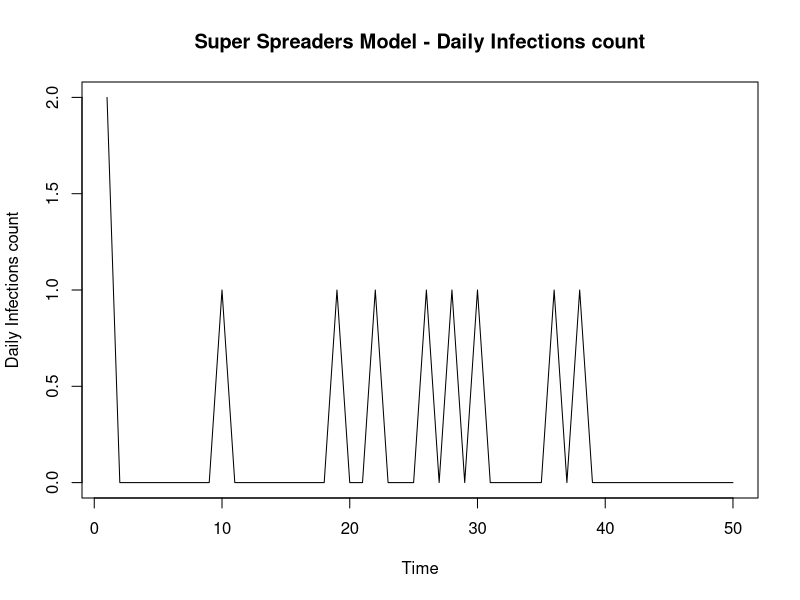

The R script that drew this image:
#Epidemic Modelling Functions
#-Simulations fucntions
#- Likelihood Functions

#*********************************************************
#*Simulation Functions

#Baseline simulation
simulate_branching = function(num_days, r0, shape_gamma, scale_gamma) {
  
  'Baseline simulation model'
  #Set up
  vec_infecteds = vector('numeric', num_days)
  vec_infecteds[1] = 2
  
  #Infectiousness (Discrete gamma) - I.e 'Infectiousness Pressure' - Sum of all people
  #Explanation: Gamma is a continuous function so integrate over the density at that point in time (today - previous day)
  prob_infect = pgamma(c(1:num_days), shape = shape_gamma, scale = scale_gamma) - pgamma(c(0:(num_days-1)), shape = shape_gamma, scale = scale_gamma)
  
  #Days of Infection Spreading
  for (t in 2:num_days) {
    
    #Total rate
    tot_rate = r0*sum(vec_infecteds[1:(t-1)]*rev(prob_infect[1:(t-1)])) #Product of infecteds & their probablilty of infection along the gamma dist at that point in time
    vec_infecteds[t] = rpois(1, tot_rate) #Assuming number of cases each day follows a poisson distribution. Causes jumps in data 
  }
  
  vec_infecteds
}

#*******************************************************
#Super-spreading simulation
simulate_branching_ss = function(num_days, shape_gamma, scale_gamma, alphaX, betaX, gammaX) {
  'Simulate an epidemic with Superspreading events
  prop_ss = Proportion of superspreading days
  magnitude_ss = increased rate of superspreading event'
  
  #Set up
  total_infecteds = vector('numeric', num_days)
  nsse_infecteds = vector('numeric', num_days)
  sse_infecteds = vector('numeric', num_days)
  total_infecteds[1] = 2
  nsse_infecteds[1] = 2
  sse_infecteds[1] = 0
  
  #Infectiousness (Discrete gamma) - I.e 'Infectiousness Pressure' - Sum of all people
  #Explanation: Gamma is a continuous function so integrate over the density at that point in time (today - previous day)
  prob_infect = pgamma(c(1:num_days), shape = shape_gamma, scale = scale_gamma) - pgamma(c(0:(num_days-1)), shape = shape_gamma, scale = scale_gamma)
  
  #Days of Infection Spreading
  for (t in 2:num_days) {
    
    #Regular infecteds (tot_rate = lambda) fix notation
    lambda_t = sum(total_infecteds[1:(t-1)]*rev(prob_infect[1:(t-1)])) #Eg. Today is day 10. Infected on day 1. Current Infectiousness is t - day_infected 
    tot_rate = alphaX*lambda_t #Product of infecteds & their probablilty of infection along the gamma dist at that point in time
    nsse_infecteds[t] = rpois(1, tot_rate) #Assuming number of cases each day follows a poisson distribution. Causes jumps in data 
    
    #Super-spreaders
    sse_infecteds[t] = rnbinom(1, betaX*lambda_t, 1/(1 + gammaX)) #z_t: Total infecteds due to super-spreading event - num of events x Num individuals
    
    #Total 
    total_infecteds[t] = nsse_infecteds[t] + sse_infecteds[t]
  }
  
  total_infecteds
}
# 
# #********
# # #*Implement
# num_days = 50
# #lambda params
# shape_gamma = 6
# scale_gamma = 1
# #params
# alphaX = 0.8 #Without ss event, ~r0.
# betaX = 0.1
# gammaX = 10
# true_r0 = alphaX + betaX*gammaX
# true_r0
# #Epidemic data
# sim_data = simulate_branching_ss(num_days, shape_gamma, scale_gamma, alphaX, betaX, gammaX)
# plot.ts(sim_data, ylab = 'Daily Infections', main = paste('Super - Spreading Events model - Daily Infections count, true R0 = ', true_r0))
# par(mfrow = c(2,1))

#*******************************************************
#Super-spreading simulation
simulate_ss_poisson = function(num_days, shape_gamma, scale_gamma, alphaX, betaX, gammaX) {
  'Simulate an epidemic with Superspreading events
  prop_ss = Proportion of superspreading days
  magnitude_ss = increased rate of superspreading event'
  
  #Set up
  total_infecteds = vector('numeric', num_days)
  nsse_infecteds = vector('numeric', num_days)
  sse_infecteds = vector('numeric', num_days)
  total_infecteds[1] = 2
  nsse_infecteds[1] = 2
  sse_infecteds[1] = 0
  
  #Infectiousness (Discrete gamma) - I.e 'Infectiousness Pressure' - Sum of all people
  #Explanation: Gamma is a continuous function so integrate over the density at that point in time (today - previous day)
  prob_infect = pgamma(c(1:num_days), shape = shape_gamma, scale = scale_gamma) - pgamma(c(0:(num_days-1)), shape = shape_gamma, scale = scale_gamma)
  
  #Days of Infection Spreading
  for (t in 2:num_days) {
    
    #Regular infecteds (tot_rate = lambda) fix notation
    lambda_t = sum(total_infecteds[1:(t-1)]*rev(prob_infect[1:(t-1)])) #?Why is it the reversed probability - given the way prob_infect is written
    tot_rate = alphaX*lambda_t #Product of infecteds & their probablilty of infection along the gamma dist at that point in time
    nsse_infecteds[t] = rpois(1, tot_rate) #Assuming number of cases each day follows a poisson distribution. Causes jumps in data 
    
    #Super-spreaders
    n_t = rpois(1, betaX*lambda_t) #Number of super-spreading events (beta)
    sse_infecteds[t] = rpois(1, gammaX*n_t) #z_t: Total infecteds due to super-spreading event - num of events x Num individuals
    
    total_infecteds[t] = nsse_infecteds[t] + sse_infecteds[t]
  }
  
  total_infecteds
}

#*Implement
# num_days = 50
# #lambda params
# shape_gamma = 6
# scale_gamma = 1
# #params
# alphaX = 1.2 #Without ss event, ~r0. 
# betaX = 0.5
# gammaX = 10
# #Epidemic data
# sim_data2 = simulate_ss_poisson(num_days, shape_gamma, scale_gamma, alphaX, betaX, gammaX)
# plot.ts(sim_data2, ylab = 'Daily Infections count', main = 'Daily Infections count')


#*******************************************************
#Super-spreaders simulation
simulation_super_spreaders = function(num_days, shape_gamma, scale_gamma, aX, bX, ss_mult) {
  'Simulate an epidemic with Superspreading events
  prop_ss = Proportion of superspreading days
  magnitude_ss = increased rate of superspreading event'
  
  #Set up
  total_infecteds = vector('numeric', num_days)
  nss_infecteds = vector('numeric', num_days)
  ss_infecteds = vector('numeric', num_days)
  total_infecteds[1] = 2
  nss_infecteds[1] = 2
  ss_infecteds[1] = 0 
  
  #Infectiousness (Discrete gamma) - I.e 'Infectiousness Pressure' - Sum of all people
  #Explanation: Gamma is a continuous function so integrate over the density at that point in time (today - previous day)
  prob_infect = pgamma(c(1:num_days), shape = shape_gamma, scale = scale_gamma) - pgamma(c(0:(num_days-1)), shape = shape_gamma, scale = scale_gamma)
  
  #Days of Infection Spreading
  for (t in 2:num_days) {
    
    #Regular infecteds (tot_rate = lambda) fix notation
    lambda_t = sum((total_infecteds[1:(t-1)] + ss_mult*ss_infecteds[1:(t-1)])*rev(prob_infect[1:(t-1)])) #?Why is it the reversed probability - given the way prob_infect is written. Product of infecteds & their probablilty of infection along the gamma dist at that point in time
    nss_infecteds[t] = rpois(1, aX*lambda_t) #Assuming number of cases each day follows a poisson distribution. Causes jumps in data 
    ss_infecteds[t] = rpois(1, bX*lambda_t)
    total_infecteds[t] = nss_infecteds[t] + ss_infecteds[t]
  }
  
  total_infecteds
}

#*Implement
num_days = 50
#lambda params
shape_gamma = 6
scale_gamma = 1
#params
aX = 0.8 #1.1 #Without ss event, ~r0.
bX = 0.1 #0.2
ss_mult = 10 #8
#Epidemic data
sim_data2 = simulation_super_spreaders(num_days, shape_gamma, scale_gamma, aX, bX, ss_mult)
plot.ts(sim_data2, ylab = 'Daily Infections count', main = 'Super Spreaders Model - Daily Infections count')

###################################################################################
# MODELS!

###############################
# BASELINE

#Likelihood (log)
log_like <- function(y, r0_dash){
  
  #Params
  num_days = length(y)
  shape_gamma = 6
  scale_gamma = 1
  
  #Infectiousness (Discrete gamma)
  prob_infect = pgamma(c(1:num_days), shape = shape_gamma, scale = scale_gamma) - pgamma(c(0:(num_days-1)), shape = shape_gamma, scale = scale_gamma)
  logl = 0
  
  for (t in 2:num_days) {
    
    lambda = r0_dash*sum(y[1:t-1]*rev(prob_infect[1:t-1]))
    logl = logl + y[t]*log(lambda) - lambda
    
  }
  
  logl
  
}

#*******************************************************************************
#SUPER-SPREADING MODEL

#Log Likelihood 
log_like_ss <- function(x, alphaX, betaX, gammaX){
  
  #Params
  num_days = length(x)
  shape_gamma = 6
  scale_gamma = 1
  
  #Infectiousness (Discrete gamma) i,e Prob less than x2 - prob less than x1; the area in between 
  prob_infect = pgamma(c(1:num_days), shape = shape_gamma, scale = scale_gamma) - pgamma(c(0:(num_days-1)), shape = shape_gamma, scale = scale_gamma)
  logl = 0
  
  for (t in 2:num_days) {
    
    lambda_t = sum(x[1:(t-1)]*rev(prob_infect[1:(t-1)]))
    inner_sum_xt = 0
    
    for (y_t in 0:x[t]){ #Sum for all values of y_t
      
      #Log likelihood
      inner_sum_xt = (inner_sum_xt + exp(-alphaX*lambda_t)*(1/factorial(y_t))*(alphaX*lambda_t)^y_t*
                        (gamma((x[t] - y_t) + betaX*lambda_t))/(gamma(betaX*lambda_t)*
                                                                  factorial(x[t] - y_t))*(1/(gammaX +1))^(betaX*lambda_t)*
                        (gammaX/(gammaX + 1))^(x[t] - y_t))
      
    } 
    
    logl = logl + log(inner_sum_xt) 
    
  }
  
  logl
  
}

#*****************************************************
#Log Likelihood - log-exp-sum trick 
log_like_ss_lse <- function(x, alphaX, betaX, gammaX){
  
  #Params
  num_days = length(x)
  shape_gamma = 6
  scale_gamma = 1
  
  #Infectiousness (Discrete gamma)
  prob_infect = pgamma(c(1:num_days), shape = shape_gamma, scale = scale_gamma) - pgamma(c(0:(num_days-1)),
                                                                                         shape = shape_gamma, scale = scale_gamma)
  logl = 0 
  
  for (t in 2:num_days) {
    
    #print(t)
    lambda_t = sum(x[1:(t-1)]*rev(prob_infect[1:(t-1)]))
    
    if(x[t] == 0){ #y_t also equal to zero
      
      #L(x_i) for y_t, x_t = 0
      logl = logl -(alphaX*lambda_t) - 
        (betaX*lambda_t*log(gammaX +1))
      
    } else {
      
      #Terms in inner sum
      inner_sum_vec <- vector('numeric', x[t])
      
      for (y_t in 0:x[t]){ #Sum for all values of y_t up to x_t
        
        #Store inner L(x_i) term in vector position
        inner_sum_vec[y_t + 1] = (-(alphaX*lambda_t) - lfactorial(y_t) + y_t*log(alphaX*lambda_t) +
                                    lgamma((x[t] - y_t) + (betaX*lambda_t)) - lgamma(betaX*lambda_t) - 
                                    lfactorial(x[t] - y_t) - (betaX*lambda_t*log(gammaX +1)) + 
                                    (x[t] - y_t)*log(gammaX) -(x[t] - y_t)*log(gammaX + 1))
        
      }
      
      #Calculate max element in inner vector, for all y_t for a given t, x[t]
      lx_max = max(inner_sum_vec)
      
      #Calculate lse
      lse = lx_max + log(sum(exp(inner_sum_vec - lx_max) ))
      
      #Add to overall log likelihood 
      logl = logl + lse 
      
    }
    
  }
  
  logl
  
}

#*********************************************************************************************
#* Log Likelihood - Using package distribution functions
log_like_ss_R_funcs <- function(x, alphaX, betaX, gammaX){
  
  'Calculate the log likelihood on the simulated data using package distribution functions in R'
  
  #Params
  num_days = length(x)
  shape_gamma = 6
  scale_gamma = 1
  logl = 0
  
  #Infectiousness (Discrete gamma)
  prob_infect = pgamma(c(1:num_days), shape = shape_gamma, scale = scale_gamma) - pgamma(c(0:(num_days-1)), shape = shape_gamma, scale = scale_gamma)
  
  #Over all timepoints
  for (t in 2:num_days) {
    
    lambda_t = sum(x[1:(t-1)]*rev(prob_infect[1:(t-1)]))
    inner_sum = 0
    
    #Sum for all values of y_t
    for (y_t in 0:x[t]){ 
      
      #Log likelihood
      prob_yt = dpois(y_t, alphaX*lambda_t)
      #cat("prob_yt, dpois : ", prob_yt, "\n")
      
      prob_zt = s(x[t] - y_t, betaX*lambda_t, 1/(1 + gammaX))
      #cat("prob_zt, dnbinom : ", prob_zt, "\n")
      
      prob_xt = prob_zt*prob_yt
      inner_sum = inner_sum + prob_xt
      #cat("prob_xt, : ", prob_xt, "\n")
      
    } 
    
    #cat("log(prob_xt), : ", log(prob_xt), "\n")
    logl = logl + log(inner_sum) 
    #cat("logl, : ", logl, "\n")
    
  }
  
  logl
}

################################################################################
# Plot MCMC Total Results
################################################################################

plot_mcmc_results <- function(sim_data, mcmc_params, true_r0, 
                              dist_type, total_time, seed_count, prior, beta_gamma_flag){
  
  #Plot Set up
  plot.new()
  par(mfrow=c(3,4))
  
  #Extract params
  alpha_mcmc = mcmc_params[1]
  alpha_mcmc = unlist(alpha_mcmc)
  
  beta_mcmc = mcmc_params[2]
  beta_mcmc = unlist(beta_mcmc)
  
  gamma_mcmc = mcmc_params[3]
  gamma_mcmc = unlist(gamma_mcmc)
  
  r0_mcmc = mcmc_params[4]
  r0_mcmc = unlist(r0_mcmc)
  
  #Cumulative means + param sample limits
  #r0
  r0_mean = cumsum(r0_mcmc)/seq_along(r0_mcmc)
  r0_lim = max(true_r0, max(r0_mcmc))
  r0_lim2 = max(true_r0, r0_mean)
  
  #alpha
  alpha_mean = cumsum(alpha_mcmc)/seq_along(alpha_mcmc)
  a_lim =  max(alphaX, max(alpha_mcmc))
  a_lim2 =  max(alphaX, alpha_mean)
  
  #beta
  beta_mean = cumsum(beta_mcmc)/seq_along(beta_mcmc)
  b_lim = max(betaX, max(beta_mcmc))
  b_lim2 = max(betaX, beta_mean)
  
  #gamma
  gamma_mean = cumsum(gamma_mcmc)/seq_along(gamma_mcmc)
  g_lim =  max(gammaX, max(gamma_mcmc))
  g_lim2 =  max(gammaX, gamma_mean) 
  
  #Beta-gamma
  if (beta_gamma_flag){
    b_g_a_rate = mcmc_params[14]
    b_g_a_rate = round(unlist(b_g_a_rate), 2)
  } else {
    b_g_a_rate = 0
  }
  
  #***********
  #* Plots *
  
  #i.Infections
  plot.ts(sim_data, xlab = 'Time', ylab = 'Daily Infections count',
          main = paste(seed_count, "Day Infts SS Evnts", dist_type, "r0 = ", true_r0),
          cex.lab=1.5, cex.axis=1.5, cex.main=1.5, cex.sub=1.5)
  
  #ii. MCMC Trace Plots
  plot.ts(alpha_mcmc, ylab = 'alpha', ylim=c(0, a_lim),
          main = paste("MCMC SS Events, true alpha = ", alphaX),
          cex.lab=1.5, cex.axis=1.5, cex.main=1.5, cex.sub=1.5)
  abline(h = alphaX, col = 'green', lwd = 2)
  
  plot.ts(beta_mcmc, ylab = 'beta', ylim=c(0, b_lim),
          main = paste("MCMC SS Events, true beta = ", betaX),
          cex.lab=1.5, cex.axis=1.5, cex.main=1.5, cex.sub=1.5)
  abline(h = betaX, col = 'green', lwd = 2)
  
  plot.ts(gamma_mcmc,  ylab = 'gamma', ylim=c(0,g_lim),
          main = paste("MCMC SS Events, true gamma = ", gammaX),
          cex.lab=1.5, cex.axis=1.5, cex.main=1.5, cex.sub=1.5)
  abline(h = gammaX, col = 'green', lwd = 2)
  #plot.ts(r0_mcmc,  ylab = 'r0', main = paste("MCMC SS Events, true r0 = ", r0_true))
  
  #iii. Cumulative mean plots
  #r0 Mean
  plot2 = plot(seq_along(r0_mean), r0_mean,
               ylim=c(0, r0_lim),
               xlab = 'Time', ylab = 'R0', main = paste("R0 MCMC Mean, True R0 = ", true_r0),
               cex.lab=1.5, cex.axis=1.5, cex.main=1.5, cex.sub=1.5)
  print(plot2)
  abline(h = true_r0, col = 'orange', lwd = 2)
  
  #alpha mean
  plot2 = plot(seq_along(alpha_mean), alpha_mean,
               ylim=c(0, a_lim),
               xlab = 'Time', ylab = 'alpha', main = paste("Alpha MCMC mean, True alpha = ",alphaX),
               cex.lab=1.5, cex.axis=1.5, cex.main=1.5, cex.sub=1.5)
  print(plot2)
  abline(h = alphaX, col = 'red', lwd = 2)
  
  #beta mean
  plot2 = plot(seq_along(beta_mean), beta_mean,
               ylim=c(0, b_lim),
               xlab = 'Time', ylab = 'beta', main = paste("Beta MCMC mean, True beta = ",betaX),
               cex.lab=1.5, cex.axis=1.5, cex.main=1.5, cex.sub=1.5)
  print(plot2)
  abline(h = betaX, col = 'blue', lwd = 2)
  
  #gamma Mean
  plot2 = plot(seq_along(gamma_mean), gamma_mean,
               xlab = 'Time', ylab = 'gamma', main = paste("Gamma MCMC mean, True gamma = ",gammaX),
               ylim=c(0, g_lim),
               cex.lab=1.5, cex.axis=1.5, cex.main=1.5, cex.sub=1.5)
  print(plot2)
  abline(h = gammaX, col = 'green', lwd = 2)
  
  #iv. Param Histograms (Plots 9,11,12)
  hist(r0_mcmc, freq = FALSE, breaks = 100,
       xlab = 'R0 total', #ylab = 'Density', 
       main = paste('R0 total MCMC samples. Prior = ', prior),
       xlim=c(0, r0_lim),
       cex.lab=1.5, cex.axis=1.5, cex.main=1.5, cex.sub=1.5)
  abline(v = true_r0, col = 'orange', lwd = 2)
  
  #v. Beta vs gamma
  plot(beta_mcmc, gamma_mcmc,
       xlab = 'beta', ylab = 'gamma', main = 'Beta vs Gamma',
       cex.lab=1.5, cex.axis=1.5, cex.main=1.5, cex.sub=1.5)
  
  #Hist Beta 
  hist(beta_mcmc, freq = FALSE, breaks = 100,
       xlab = 'beta', #ylab = 'Density', 
       main = paste("Beta, True beta = ", betaX), 
       xlim=c(0, b_lim),
       cex.lab=1.5, cex.axis=1.5, cex.main=1.5, cex.sub=1.5)
  abline(v = betaX, col = 'blue', lwd = 2)
  
  #Hist Gamma 
  hist(gamma_mcmc, freq = FALSE, breaks = 100,
       xlab = 'gamma', #ylab = 'Density', 
       main = paste("Gamma, True gamma = ", gammaX),
       xlim=c(0, g_lim),
       cex.lab=1.5, cex.axis=1.5, cex.main=1.5, cex.sub=1.5)
  abline(v = gammaX, col = 'green', lwd = 2)
  
  #Final Mean Stats
  data_10_pc = 0.1*n
  a_mcmc_mean = round(mean(alpha_mcmc[n-data_10_pc:n]), 2)
  b_mcmc_mean = round(mean(beta_mcmc[n-data_10_pc:n]), 2)
  g_mcmc_mean = round(mean(gamma_mcmc[n-data_10_pc:n]), 2)
  r0_mcmc_mean = round(mean(r0_mcmc[n-data_10_pc:n]), 2)
  
  #Results
  df_results <- data.frame(
    alpha = alphaX,
    a_mc = a_mcmc_mean,
    beta = betaX,
    b_mc = b_mcmc_mean,
    gamma = gammaX,
    g_mc = g_mcmc_mean,
    R0 = true_r0, 
    R0_mc = r0_mcmc_mean,
    accept_rate_a = round(mcmc_params[[5]],2),
    a_rte_b = round(mcmc_params[[6]], 2),
    a_rte_g = round(mcmc_params[[7]],2),
    b_g_a_rate = b_g_a_rate, 
    tot_time = total_time) 
  
  print(df_results)
  
}

#****************
#MCMC Plots 4x4
plot_mcmc_x4_II <- function(sim_data, mcmc_params, true_r0, dist_type,
                            total_time, seed_count, prior, max_sum_val, model_crit = TRUE, joint = TRUE){
  
  #Plot Set up
  plot.new()
  
  if (joint){
    par(mfrow=c(4,4))
  } else {
    par(mfrow=c(3,4))
  }
  
  
  #Extract params
  alpha_mcmc = mcmc_params[1]
  alpha_mcmc = unlist(alpha_mcmc)
  
  beta_mcmc = mcmc_params[2]
  beta_mcmc = unlist(beta_mcmc)
  
  gamma_mcmc = mcmc_params[3]
  gamma_mcmc = unlist(gamma_mcmc)
  
  r0_mcmc = mcmc_params[4]
  r0_mcmc = unlist(r0_mcmc)
  
  #Cumulative means + param sample limits
  #r0
  r0_mean = cumsum(r0_mcmc)/seq_along(r0_mcmc)
  r0_lim = max(true_r0, max(r0_mcmc))
  r0_lim2 = max(true_r0, r0_mean)
  
  #alpha
  alpha_mean = cumsum(alpha_mcmc)/seq_along(alpha_mcmc)
  a_lim =  max(alphaX, max(alpha_mcmc))
  a_lim2 =  max(alphaX, alpha_mean)
  
  #beta
  beta_mean = cumsum(beta_mcmc)/seq_along(beta_mcmc)
  b_lim = max(betaX, max(beta_mcmc))
  b_lim2 = max(betaX, beta_mean)
  
  #gamma
  gamma_mean = cumsum(gamma_mcmc)/seq_along(gamma_mcmc)
  g_lim =  max(gammaX, max(gamma_mcmc))
  g_lim2 =  max(gammaX, gamma_mean) 
  
  
  #***********
  #* Plots *
  
  #i.Infections
  plot.ts(sim_data, xlab = 'Time', ylab = 'Daily Infections count',
          main = paste(seed_count, "Day Infts SS Evnts", dist_type, "r0 = ", true_r0),
          cex.lab=1.5, cex.axis=1.5, cex.main=1.5, cex.sub=1.5)
  
  #ii. MCMC Trace Plots
  plot.ts(alpha_mcmc, ylab = 'alpha', ylim=c(0, a_lim),
          main = paste("MCMC SS Events, true alpha = ", alphaX),
          cex.lab=1.5, cex.axis=1.5, cex.main=1.5, cex.sub=1.5)
  abline(h = alphaX, col = 'red', lwd = 2) #True = green
  #lines(seq_along(like_a), like_a, col = 'red')
  #lines(seq_along(prior_a), prior_a, col = 'blue')
  
  plot.ts(beta_mcmc, ylab = 'beta', ylim=c(0, b_lim),
          main = paste("MCMC SS Events, true beta = ", betaX),
          cex.lab=1.5, cex.axis=1.5, cex.main=1.5, cex.sub=1.5)
  abline(h = betaX, col = 'blue', lwd = 2) #True = green
  
  plot.ts(gamma_mcmc,  ylab = 'gamma', ylim=c(0,g_lim),
          main = paste("MCMC SS Events, true gamma = ", gammaX),
          cex.lab=1.5, cex.axis=1.5, cex.main=1.5, cex.sub=1.5)
  abline(h = gammaX, col = 'green', lwd = 2) #True = green
  
  #plot.ts(r0_mcmc,  ylab = 'r0', main = paste("MCMC SS Events, true r0 = ", r0_true))
  
  #Title
  text(line2user(line=mean(par('mar')[c(2, 4)]), side=2), 
       line2user(line=2, side=3), paste('MCMC SS, True R0:', true_r0, 'Prior = ', prior), xpd=NA, cex=2, font=2)
  
  #iii. Cumulative mean plots
  #r0 Mean
  plot2 = plot(seq_along(r0_mean), r0_mean,
               ylim=c(0, r0_lim),
               xlab = 'Time', ylab = 'R0', main = paste("R0 MCMC Mean, True R0 = ", true_r0),
               cex.lab=1.5, cex.axis=1.5, cex.main=1.5, cex.sub=1.5)
  print(plot2)
  abline(h = true_r0, col = 'orange', lwd = 2)
  
  #alpha mean
  plot2 = plot(seq_along(alpha_mean), alpha_mean,
               ylim=c(0, a_lim),
               xlab = 'Time', ylab = 'alpha', main = paste("Alpha MCMC mean, True alpha = ",alphaX),
               cex.lab=1.5, cex.axis=1.5, cex.main=1.5, cex.sub=1.5)
  print(plot2)
  abline(h = alphaX, col = 'red', lwd = 2)
  #lines(seq_along(like_a_mean), like_a_mean, col = 'red')
  #lines(seq_along(prior_a_mean), prior_a_mean, col = 'blue')
  
  #beta mean
  plot2 = plot(seq_along(beta_mean), beta_mean,
               ylim=c(0, b_lim),
               xlab = 'Time', ylab = 'beta', main = paste("Beta MCMC mean, True beta = ",betaX),
               cex.lab=1.5, cex.axis=1.5, cex.main=1.5, cex.sub=1.5)
  print(plot2)
  abline(h = betaX, col = 'blue', lwd = 2)
  
  #gamma Mean
  plot2 = plot(seq_along(gamma_mean), gamma_mean,
               xlab = 'Time', ylab = 'gamma', main = paste("Gamma MCMC mean, True gamma = ",gammaX),
               ylim=c(0, g_lim),
               cex.lab=1.5, cex.axis=1.5, cex.main=1.5, cex.sub=1.5)
  print(plot2)
  abline(h = gammaX, col = 'green', lwd = 2)
  
  #iv. Param Histograms (Plots 9,11,12)
  hist(r0_mcmc, freq = FALSE, breaks = 100,
       xlab = 'R0 total', #ylab = 'Density', 
       main = paste('R0 total MCMC samples. Prior = ', prior),
       xlim=c(0, r0_lim),
       cex.lab=1.5, cex.axis=1.5, cex.main=1.5, cex.sub=1.5)
  abline(v = true_r0, col = 'orange', lwd = 2)
  
  # #v. Beta vs gamma
  # plot(beta_mcmc, gamma_mcmc,
  #      xlab = 'beta', ylab = 'gamma', main = 'Beta vs Gamma',
  #      cex.lab=1.5, cex.axis=1.5, cex.main=1.5, cex.sub=1.5)
  
  #Hist alpha 
  hist(alpha_mcmc, freq = FALSE, breaks = 100,
       xlab = 'alpha', #ylab = 'Density', 
       main = paste("alpha, True alpha = ", alphaX), 
       xlim=c(0, a_lim),
       cex.lab=1.5, cex.axis=1.5, cex.main=1.5, cex.sub=1.5)
  abline(v = alphaX, col = 'red', lwd = 2)
  #Prior
  # x <- seq(from = 0, to = 20, by = 0.05)
  # exp1 = dexp(x, 1)
  # lines(seq_along(exp1), exp1, type = 'l')
  
  
  #Hist Beta 
  hist(beta_mcmc, freq = FALSE, breaks = 100,
       xlab = 'beta', #ylab = 'Density', 
       main = paste("Beta, True beta = ", betaX), 
       xlim=c(0, b_lim),
       cex.lab=1.5, cex.axis=1.5, cex.main=1.5, cex.sub=1.5)
  abline(v = betaX, col = 'blue', lwd = 2)
  #Prior
  # x <- seq(from = 0, to = 20, by = 0.05)
  # exp1 = dexp(x, 1)
  # lines(seq_along(exp1), exp1, type = 'l')
  
  
  #Hist Gamma 
  hist(gamma_mcmc, freq = FALSE, breaks = 100,
       xlab = 'gamma', #ylab = 'Density', 
       main = paste("Gamma, True gamma = ", gammaX),
       xlim=c(0, g_lim),
       cex.lab=1.5, cex.axis=1.5, cex.main=1.5, cex.sub=1.5)
  abline(v = gammaX, col = 'green', lwd = 2)
  #Prior
  # x <- seq(from = 0, to = 20, by = 0.05)
  # exp1 = 1 + dexp(x, 1)
  # lines(seq_along(exp1), exp1, type = 'l')
  
  #Final Mean Stats
  data_10_pc = 0.5*n #50%
  a_mcmc_mean = round(mean(alpha_mcmc[n-data_10_pc:n]), 2)
  b_mcmc_mean = round(mean(beta_mcmc[n-data_10_pc:n]), 2)
  g_mcmc_mean = round(mean(gamma_mcmc[n-data_10_pc:n]), 2)
  r0_mcmc_mean = round(mean(r0_mcmc[n-data_10_pc:n]), 2)
  
  #Joint distrbutions
  if (model_crit){
    
    model_criticism(mcmc_params, sim_data, max_sum_val)
  }
  
  #Joint distrbutions
  if (joint){
    
    # #v. r0 vs beta
    # plot(beta_mcmc, r0_mcmc,
    #      xlab = 'beta', ylab = 'R0', main = 'Beta vs R0',
    #      cex.lab=1.5, cex.axis=1.5, cex.main=1.5, cex.sub=1.5)
    
    #v. alpha vs beta
    plot(alpha_mcmc, beta_mcmc,
         xlab = 'alpha', ylab = 'beta', main = 'alpha vs Beta',
         cex.lab=1.5, cex.axis=1.5, cex.main=1.5, cex.sub=1.5)
    
    #v. alpha vs gamma
    plot(alpha_mcmc, gamma_mcmc,
         xlab = 'alpha', ylab = 'gamma', main = 'alpha vs gamma',
         cex.lab=1.5, cex.axis=1.5, cex.main=1.5, cex.sub=1.5)
    
    #v. beta vs gamma
    plot(beta_mcmc, gamma_mcmc,
         xlab = 'beta', ylab = 'gamma', main = 'Beta vs gamma',
         cex.lab=1.5, cex.axis=1.5, cex.main=1.5, cex.sub=1.5)
  }
  
  #Results
  df_results <- data.frame(
    alpha = alphaX,
    a_mc = a_mcmc_mean,
    beta = betaX,
    b_mc = b_mcmc_mean,
    gamma = gammaX,
    g_mc = g_mcmc_mean,
    R0 = true_r0, 
    R0_mc = r0_mcmc_mean,
    accept_rate_a = round(mcmc_params[[5]],2),
    a_rte_b = round(mcmc_params[[6]], 2),
    a_rte_g = round(mcmc_params[[7]],2),
    a_rte_b_g = round(mcmc_params[[8]],2),
    tot_time = total_time) 
  
  print(df_results)
  
}

plot_mcmc_x4_priors <- function(sim_data, mcmc_params, true_r0, dist_type, total_time, seed_count, prior, joint = TRUE){
  
  #Plot Set up
  #par(mar=c(1,1,1,1))
  plot.new()
  
  if (joint){
    par(mfrow=c(4,4))
  } else {
    par(mfrow=c(3,4))
  }
  
  
  #Extract params
  alpha_mcmc = mcmc_params[1]
  alpha_mcmc = unlist(alpha_mcmc)
  
  beta_mcmc = mcmc_params[2]
  beta_mcmc = unlist(beta_mcmc)
  
  gamma_mcmc = mcmc_params[3]
  gamma_mcmc = unlist(gamma_mcmc)
  
  r0_mcmc = mcmc_params[4]
  r0_mcmc = unlist(r0_mcmc)
  
  #Cumulative means + param sample limits
  #r0
  r0_mean = cumsum(r0_mcmc)/seq_along(r0_mcmc)
  r0_lim = max(true_r0, max(r0_mcmc))
  r0_lim2 = max(true_r0, r0_mean)
  
  #alpha
  alpha_mean = cumsum(alpha_mcmc)/seq_along(alpha_mcmc)
  a_lim =  max(alphaX, max(alpha_mcmc))
  a_lim2 =  max(alphaX, alpha_mean)
  
  #beta
  beta_mean = cumsum(beta_mcmc)/seq_along(beta_mcmc)
  b_lim = max(betaX, max(beta_mcmc))
  b_lim2 = max(betaX, beta_mean)
  
  #gamma
  gamma_mean = cumsum(gamma_mcmc)/seq_along(gamma_mcmc)
  g_lim =  max(gammaX, max(gamma_mcmc))
  g_lim2 =  max(gammaX, gamma_mean) 
  
  
  #***********
  #* Plots *
  
  #i.Infections
  plot.ts(sim_data, xlab = 'Time', ylab = 'Daily Infections count',
          main = paste(seed_count, "Day Infts SS Evnts", dist_type, "r0 = ", true_r0),
          cex.lab=1.5, cex.axis=1.5, cex.main=1.5, cex.sub=1.5)
  
  #ii. MCMC Trace Plots
  plot.ts(alpha_mcmc, ylab = 'alpha', ylim=c(0, a_lim),
          main = paste("MCMC SS Events, true alpha = ", alphaX),
          cex.lab=1.5, cex.axis=1.5, cex.main=1.5, cex.sub=1.5)
  abline(h = alphaX, col = 'red', lwd = 2) #True = green
  #lines(seq_along(like_a), like_a, col = 'red')
  #lines(seq_along(prior_a), prior_a, col = 'blue')
  
  plot.ts(beta_mcmc, ylab = 'beta', ylim=c(0, b_lim),
          main = paste("MCMC SS Events, true beta = ", betaX),
          cex.lab=1.5, cex.axis=1.5, cex.main=1.5, cex.sub=1.5)
  abline(h = betaX, col = 'blue', lwd = 2) #True = green
  
  plot.ts(gamma_mcmc,  ylab = 'gamma', ylim=c(0,g_lim),
          main = paste("MCMC SS Events, true gamma = ", gammaX),
          cex.lab=1.5, cex.axis=1.5, cex.main=1.5, cex.sub=1.5)
  abline(h = gammaX, col = 'green', lwd = 2) #True = green
  
  #plot.ts(r0_mcmc,  ylab = 'r0', main = paste("MCMC SS Events, true r0 = ", r0_true))
  
  #Title
  # text(line2user(line=mean(par('mar')[c(2, 4)]), side=2), 
  #      line2user(line=2, side=3), paste('MCMC SS, True R0:', true_r0, 'Prior = ', prior), xpd=NA, cex=2, font=2)
  # 
  #iii. Cumulative mean plots
  #r0 Mean
  plot2 = plot(seq_along(r0_mean), r0_mean,
               ylim=c(0, r0_lim),
               xlab = 'Time', ylab = 'R0', main = paste("R0 MCMC Mean, True R0 = ", true_r0),
               cex.lab=1.5, cex.axis=1.5, cex.main=1.5, cex.sub=1.5)
  print(plot2)
  abline(h = true_r0, col = 'orange', lwd = 2)
  
  #alpha mean
  plot2 = plot(seq_along(alpha_mean), alpha_mean,
               ylim=c(0, a_lim),
               xlab = 'Time', ylab = 'alpha', main = paste("Alpha MCMC mean, True alpha = ",alphaX),
               cex.lab=1.5, cex.axis=1.5, cex.main=1.5, cex.sub=1.5)
  print(plot2)
  abline(h = alphaX, col = 'red', lwd = 2)
  #lines(seq_along(like_a_mean), like_a_mean, col = 'red')
  #lines(seq_along(prior_a_mean), prior_a_mean, col = 'blue')
  
  #beta mean
  plot2 = plot(seq_along(beta_mean), beta_mean,
               ylim=c(0, b_lim),
               xlab = 'Time', ylab = 'beta', main = paste("Beta MCMC mean, True beta = ",betaX),
               cex.lab=1.5, cex.axis=1.5, cex.main=1.5, cex.sub=1.5)
  print(plot2)
  abline(h = betaX, col = 'blue', lwd = 2)
  
  #gamma Mean
  plot2 = plot(seq_along(gamma_mean), gamma_mean,
               xlab = 'Time', ylab = 'gamma', main = paste("Gamma MCMC mean, True gamma = ",gammaX),
               ylim=c(0, g_lim),
               cex.lab=1.5, cex.axis=1.5, cex.main=1.5, cex.sub=1.5)
  print(plot2)
  abline(h = gammaX, col = 'green', lwd = 2)
  
  #iv. Param Histograms (Plots 9,11,12)
  hist(r0_mcmc, freq = FALSE, breaks = 100,
       xlab = 'R0 total', #ylab = 'Density', 
       main = paste('R0 total MCMC samples. Prior = ', prior),
       xlim=c(0, r0_lim),
       cex.lab=1.5, cex.axis=1.5, cex.main=1.5, cex.sub=1.5)
  abline(v = true_r0, col = 'orange', lwd = 2)
  
  # #v. Beta vs gamma
  # plot(beta_mcmc, gamma_mcmc,
  #      xlab = 'beta', ylab = 'gamma', main = 'Beta vs Gamma',
  #      cex.lab=1.5, cex.axis=1.5, cex.main=1.5, cex.sub=1.5)
  
  #Hist alpha 
  hist(alpha_mcmc, freq = FALSE, breaks = 100,
       xlab = 'alpha', #ylab = 'Density', 
       main = paste("alpha, True alpha = ", alphaX), 
       xlim=c(0, a_lim),
       cex.lab=1.5, cex.axis=1.5, cex.main=1.5, cex.sub=1.5)
  #Prior
  #x <- seq(from = 0, to = 10, by = 0.5)
  #exp1 = dexp(x, 1)
  #lines(exp1, col = 'purple')
  abline(v = alphaX, col = 'red', lwd = 2)
  
  
  #Hist Beta 
  hist(beta_mcmc, freq = FALSE, breaks = 100,
       xlab = 'beta', #ylab = 'Density', 
       main = paste("Beta, True beta = ", betaX), 
       xlim=c(0, b_lim),
       cex.lab=1.5, cex.axis=1.5, cex.main=1.5, cex.sub=1.5)
  #Prior
  #lines(exp1, col = 'purple')
  abline(v = betaX, col = 'blue', lwd = 2)
  
  
  #Hist Gamma 
  hist(gamma_mcmc, freq = FALSE, breaks = 100,
       xlab = 'gamma', #ylab = 'Density', 
       main = paste("Gamma, True gamma = ", gammaX),
       xlim=c(0, g_lim),
       cex.lab=1.5, cex.axis=1.5, cex.main=1.5, cex.sub=1.5)
  #Prior
  #x <- seq(from = 0, to = 20, by = 0.5)
  #exp1 = 1 + dexp(x, 1)
  #lines(exp1, col = 'purple')
  abline(v = gammaX, col = 'green', lwd = 2)
  
  
  #Final Mean Stats
  data_10_pc = 0.5*n #50%
  a_mcmc_mean = round(mean(alpha_mcmc[n-data_10_pc:n]), 2)
  b_mcmc_mean = round(mean(beta_mcmc[n-data_10_pc:n]), 2)
  g_mcmc_mean = round(mean(gamma_mcmc[n-data_10_pc:n]), 2)
  r0_mcmc_mean = round(mean(r0_mcmc[n-data_10_pc:n]), 2)
  
  #Joint distrbutions
  if (joint){
    
    #v. r0 vs beta
    plot(beta_mcmc, r0_mcmc,
         xlab = 'beta', ylab = 'R0', main = 'Beta vs R0',
         cex.lab=1.5, cex.axis=1.5, cex.main=1.5, cex.sub=1.5)
    
    #v. alpha vs beta
    plot(alpha_mcmc, beta_mcmc,
         xlab = 'alpha', ylab = 'beta', main = 'alpha vs Beta',
         cex.lab=1.5, cex.axis=1.5, cex.main=1.5, cex.sub=1.5)
    
    #v. alpha vs gamma
    plot(alpha_mcmc, gamma_mcmc,
         xlab = 'alpha', ylab = 'gamma', main = 'alpha vs gamma',
         cex.lab=1.5, cex.axis=1.5, cex.main=1.5, cex.sub=1.5)
    
    #v. beta vs gamma
    plot(beta_mcmc, gamma_mcmc,
         xlab = 'beta', ylab = 'gamma', main = 'Beta vs gamma',
         cex.lab=1.5, cex.axis=1.5, cex.main=1.5, cex.sub=1.5)
  }
  
  #Results
  df_results <- data.frame(
    alpha = alphaX,
    a_mc = a_mcmc_mean,
    beta = betaX,
    b_mc = b_mcmc_mean,
    gamma = gammaX,
    g_mc = g_mcmc_mean,
    R0 = true_r0, 
    R0_mc = r0_mcmc_mean,
    accept_rate_a = round(mcmc_params[[5]],2),
    a_rte_b = round(mcmc_params[[6]], 2),
    a_rte_g = round(mcmc_params[[7]],2),
    a_rte_b_g = round(mcmc_params[[8]],2),
    tot_time = total_time) 
  
  print(df_results)
  
}

